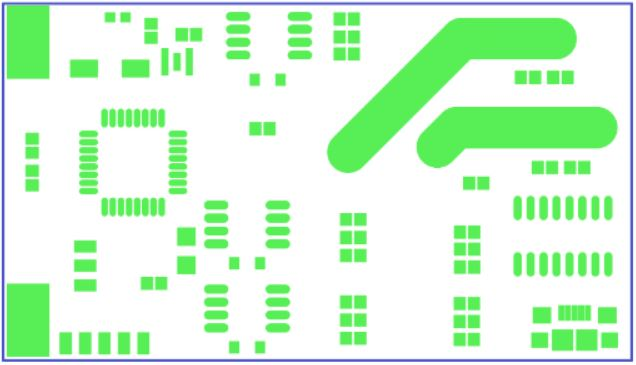
%> input picture PCB fault detection/esc bottom silk layer 1.JPG, 636 x 365 px
$ octave Image_fault.m   (GNU Octave 9; MATLAB toolbox functions it lacks are replaced by stand-ins)
%> lines starting %> are read from the running program, lines starting %| are printed output that depends on the picture
% Vamsi Varigonda 18-01-21
% source/video, explained in detail by knowledge amplifier youtube channel, the link for that video (https://youtu.be/c4csFR8DMDw)

clc
clear all
close all
warning off
x=imread('esc bottom silk layer 1.JPG');%orginal design
%> x is the input picture: size 365x636x3 uint8; mean R, G, B 211.2, 246.5, 213
y=imread('esc bottom silk layer 2.JPG');%new design
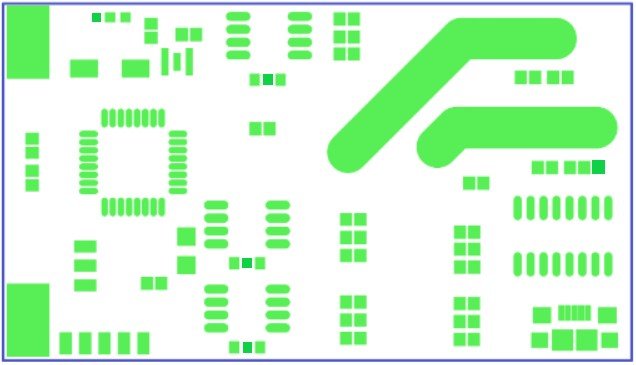
%> input picture PCB fault detection/esc bottom silk layer 2.JPG, 636 x 365 px
%> y is the input picture: size 365x636x3 uint8; mean R, G, B 210.8, 246.5, 212.8
[g c d]=size(x);%calculate the size of image x
%> g = 365; c = 636; d = 3
y=imresize(y,[g,c]);%resize the image b to size of y
subplot(1,3,1);
imshow(x);
title('Orginal Design');
subplot(1,3,2);
imshow(y);
title('New design');
subplot(1,3,3);
imshow(x-y);
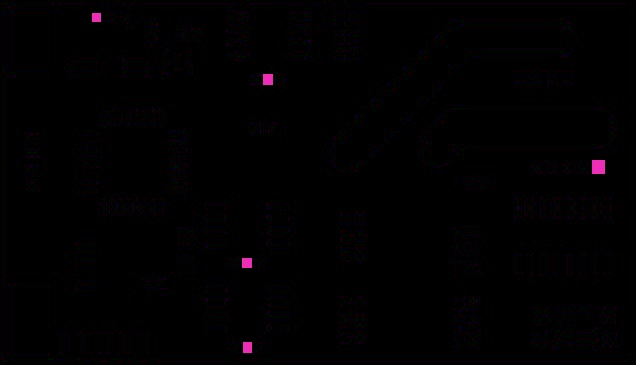
%> displayed picture: size 365x636x3, on the screen's scale of 0 to 255; mean R, G, B 1.5, 0.6, 1.5
title('Difference between them');
